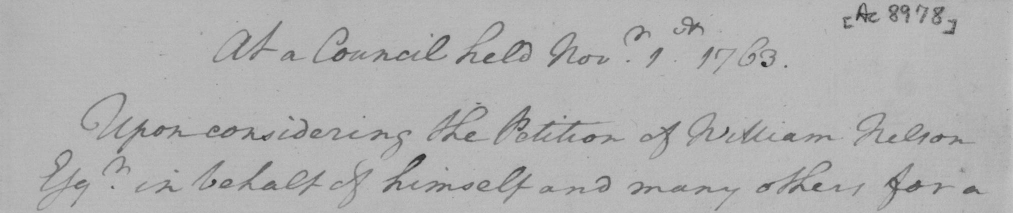
#> input picture datasets/DIBCO/DIBCO2009_H01.bmp, 2025 x 426 px (shown at 1/2 size)
$ python data_prepare.py
#> lines starting #> are read from the running program, lines starting #| are printed output that depends on the picture; pictures that were not available may be replaced by others from this repository, and a replacement may not be noted
### utils.py

import numpy as np

from global_variables import *

PADDING_SIZE = round(TILE_SIZE * 0.2)

LEFT_EDGE = -2
TOP_EDGE = -1
MIDDLE = 0
RIGHT_EDGE = 1
BOTTOM_EDGE = 2


def get_patches(img, patch_h=TILE_SIZE, patch_w=TILE_SIZE):
    y_stride, x_stride, = patch_h - (2 * PADDING_SIZE), patch_w - (2 * PADDING_SIZE)
    if (patch_h > img.shape[0]) or (patch_w > img.shape[1]):
        print("Invalid: Crop dimensions are larger than image shapes (%r x %r with %r)" % (patch_h, patch_w, img.shape))
        exit(1)

    locations, patches = [], []
    y = 0
    y_done = False
    while y <= img.shape[0] and not y_done:
        x = 0
        if y + patch_h > img.shape[0]:
            y = img.shape[0] - patch_h
            y_done = True
        x_done = False
        while x <= img.shape[1] and not x_done:
            if x + patch_w > img.shape[1]:
                x = img.shape[1] - patch_w
                x_done = True
            locations.append(((y, x, y + patch_h, x + patch_w), (y + PADDING_SIZE, x + PADDING_SIZE, y + y_stride, x + x_stride),
                              TOP_EDGE if y == 0 else (BOTTOM_EDGE if y == (img.shape[0] - patch_h) else MIDDLE),
                              LEFT_EDGE if x == 0 else (RIGHT_EDGE if x == (img.shape[1] - patch_w) else MIDDLE)))
            patches.append(img[y:y + patch_h, x:x + patch_w])
            # patches.append(img[y:y + patch_h, input_tensor:input_tensor + patch_w, :])
            x += x_stride
        y += y_stride

    return locations, patches


# [38 lines left out: function stitch_together, not called in this run]

### data_prepare.py
# Prepare dataset for training (with auto train-val split)

import os
import random

import cv2
import splitfolders

from utils import *

validation_split = 0.2

random.seed()
seed = round(random.random() * 10000)

data_root = os.path.join("./datasets", DATASET_NAME)
print("Data root directory: {}, and image patch size: {} x {}".format(data_root, TILE_SIZE, TILE_SIZE))

data_train_path = os.path.join(data_root, "train")
if not os.path.exists(data_train_path):
    os.makedirs(os.path.join(data_train_path, "images"))
    os.makedirs(os.path.join(data_train_path, "labels"))

img_list = sorted(os.listdir(data_root))

for idx in range(len(img_list)):
    if os.path.isdir(os.path.join(data_root, img_list[idx])):
        continue

    print("Now processing image:", os.path.join(data_root, img_list[idx]))
    fname, fext = os.path.splitext(img_list[idx])
    img = cv2.imread(os.path.join(data_root, img_list[idx]), cv2.IMREAD_COLOR)
#> img is the input picture: shape (426, 2025, 3); min 30, max 200, mean 177.3
    msk = cv2.imread(os.path.join(data_root, "GT", fname + "_GT.bmp"), cv2.IMREAD_GRAYSCALE)
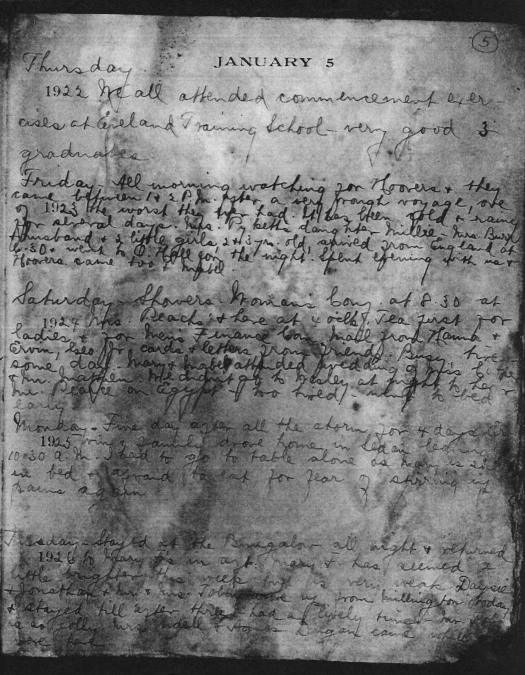
#> input picture datasets/BickleyDiary/BickleyDiary_5.bmp, 1050 x 1350 px, given in place of DIBCO2009_H01_GT.bmp, which was not available (shown at 1/2 size)
#> msk is the input picture: shape (1350, 1050); min 14, max 236, mean 119.9

    # extract the patches from the original document images and the corresponding ground truths
    img_patch_locations, img_patches = get_patches(img, TILE_SIZE, TILE_SIZE)
#> after the loop in get_patches, `while y <= img.shape[0] and not y_done:`: locations = 130 items; y = 374; y_done = True
#> img_patch_locations = 130 items; img_patches = 130 items
    msk_patch_locations, msk_patches = get_patches(msk, TILE_SIZE, TILE_SIZE)
#> msk_patch_locations = 252 items; msk_patches = 252 items

    print("\t{} patches extracted in {}".format(len(img_patches), img_list[idx]))
#| 	130 patches extracted in DIBCO2009_H01.bmp
    for idy in range(len(img_patches)):
        cv2.imwrite(os.path.join(data_train_path, "images", fname + "_" + str(idy) + ".bmp"), img_patches[idy])
        cv2.imwrite(os.path.join(data_train_path, "labels", fname + "_" + str(idy) + ".bmp"), msk_patches[idy])
#> this loop made 130 passes
#> pass 1, `cv2.imwrite(os.path.join(data_train_path, "images", fname + "_" + str(..`:
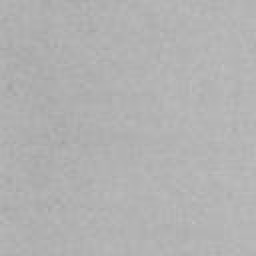
#> saved as DIBCO2009_H01_0.bmp: shape (128, 128, 3) (shown 2 times larger); min 159, max 193, mean 178
#> pass 1, `cv2.imwrite(os.path.join(data_train_path, "labels", fname + "_" + str(..`:
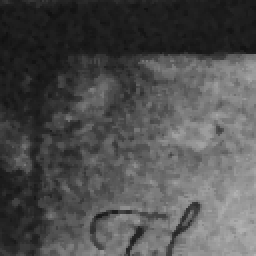
#> saved as DIBCO2009_H01_0.bmp: shape (128, 128) (shown 2 times larger); min 16, max 179, mean 78.4
#> pass 2, `cv2.imwrite(os.path.join(data_train_path, "labels", fname + "_" + str(..`:
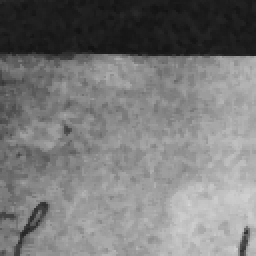
#> saved as DIBCO2009_H01_1.bmp: shape (128, 128) (shown 2 times larger); min 19, max 213, mean 120.9

if validation_split:
    print("Prepare training ({:.1f}) and validation ({:.1f}) subsets with random seed1: {}".format(1 - validation_split, validation_split, seed))
    splitfolders.ratio(data_train_path,
                       output=os.path.join(data_root,
                                           DATASET_NAME.lower() + "_train_{:.1f}_val_{:.1f}_seed_{}".format(1 - validation_split, validation_split,
                                                                                                            seed)),
                       seed=seed,
                       ratio=(1 - validation_split, validation_split),
                       group_prefix=None,
                       move=False)
#> (this line was passed over: splitfolders is not available in this run)

print("Finished!")
